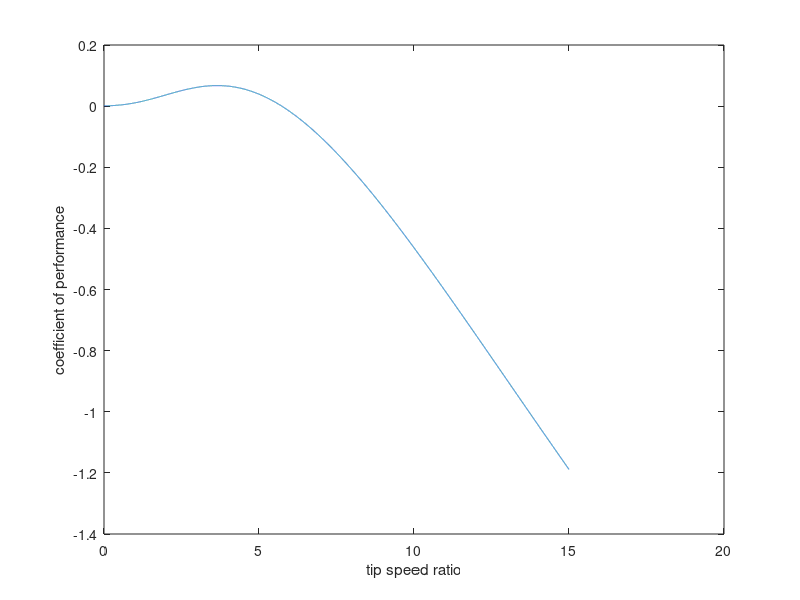

The MATLAB script that drew this image:

a = zeros(1,15000);
b = zeros(1,15000);
lua = 1;

for beta = 25   
    for x = 0.001:0.001:15
        lambdai = (1/(x + 0.08*beta) - 0.035/(1+beta*beta*beta))^(-1);
        y = 0.5*(116*1/lambdai - 0.4*beta - 5)*exp(-21/lambdai);
        a(lua) = x;
        b(lua) = y;
        lua = lua +1;
    end
    plot(a,b);
    hold('on');
    xlabel('tip speed ratio');
    ylabel('coefficient of performance');
    
end
